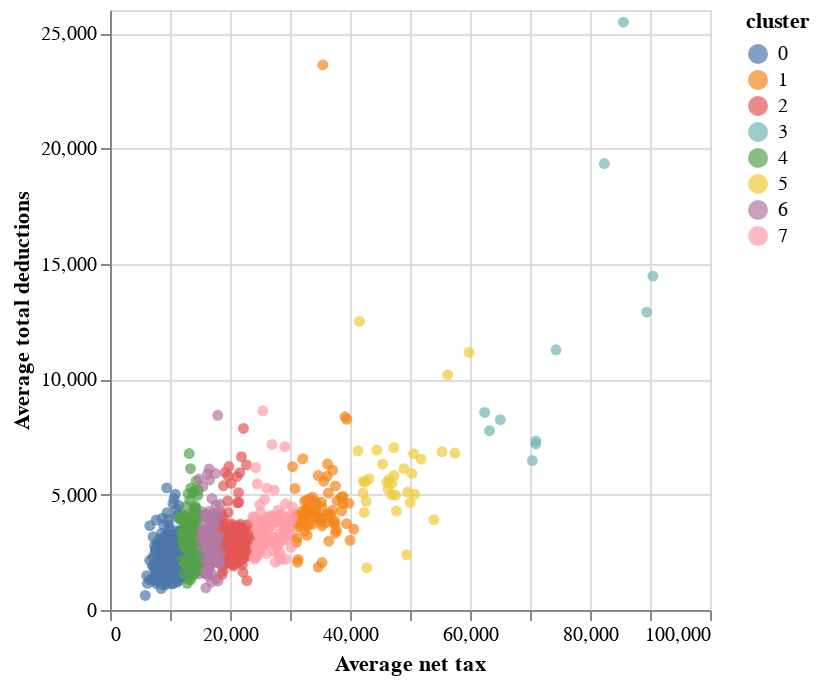

Notebook code for this chart:
### Code cell
chart = alt.Chart(df)
scatter_plot = chart.mark_circle()
scatter_plot.encode(x='Average net tax', y='Average total deductions', color='cluster:N')

### Figure 1 — Vega-Lite specification as saved in the notebook (floating-point values rounded to 4 significant figures; data arrays with more than 128 entries replaced by an {"elided": "..."} marker saying what was removed)
{"config": {"view": {"continuousWidth": 300, "continuousHeight": 300}}, "data": {"name": "data-66858bd15455de69df319f96f12a5665"}, "mark": {"type": "circle"}, "encoding": {"color": {"field": "cluster", "type": "nominal"}, "x": {"field": "Average net tax", "type": "quantitative"}, "y": {"field": "Average total deductions", "type": "quantitative"}}, "$schema": "https://vega.github.io/schema/vega-lite/v5.20.1.json", "datasets": {"data-66858bd15455de69df319f96f12a5665": {"elided": "2473 records"}}}
